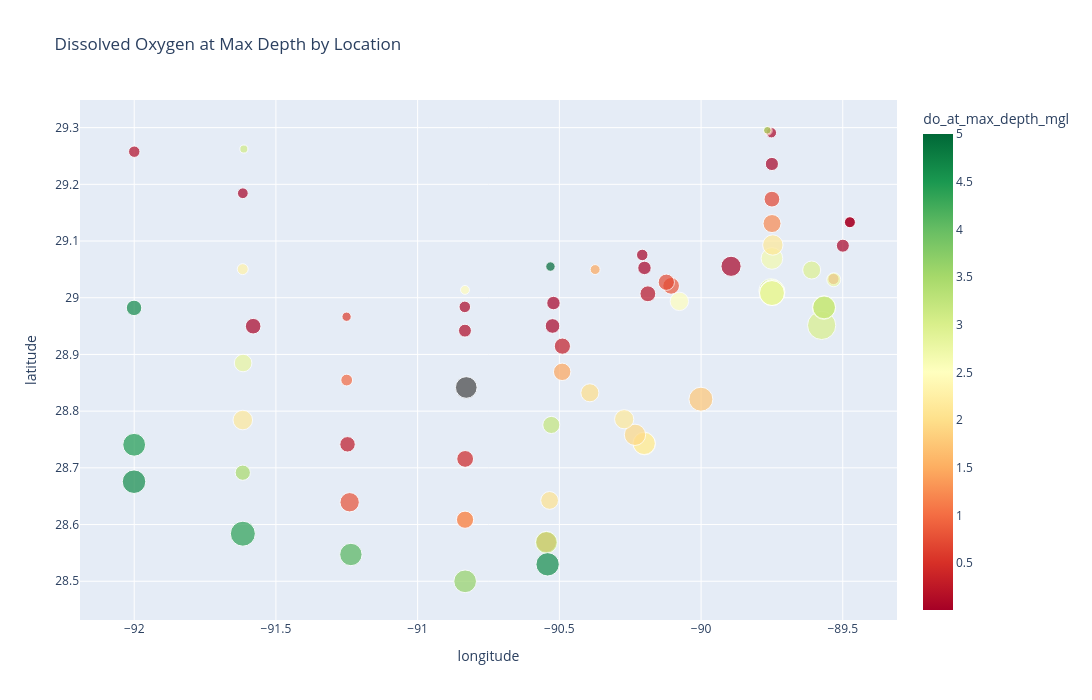

Notebook cell for this chart:
### Code cell
import plotly.express as px

fig = px.scatter(
    df,
    x="longitude",
    y="latitude",
    color="do_at_max_depth_mgl",
    size="max_depth_reached_m",
    hover_name="cast_label",
    title="Dissolved Oxygen at Max Depth by Location",
    color_continuous_scale= "RdYlGn",
    range_color=[0.01,5],
    height=700,
    width=1250
    )
fig.show()

### Figure 1 — Plotly figure (JSON) as saved in the notebook; plotly's stock layout.template omitted (floating-point values rounded to 4 significant figures)
{"data": [{"hovertemplate": "<b>%{hovertext}</b><br><br>longitude=%{x}<br>latitude=%{y}<br>max_depth_reached_m=%{marker.size}<br>do_at_max_depth_mgl=%{marker.color}<extra></extra>", "hovertext": ["SN-10 Cast ka82zm", "SN-10 Cast 6h9rx", "SN-10 Cast 1iujww", "SN-10 Cast 2zib84", "SN-10 Cast bddybg", "SN-13 Cast ol3xum", "SN-13 Cast 4um0c", "SN-13 Cast rqlx5p", "SN-13 Cast roe8cn", "SN-13 Cast 5mussd", "SN-13 Cast a75jal", "SN-10 Cast 3ehm9z", "SN-13 Cast u6empr", "SN-10 Cast 458jus", "SN-10 Cast sjma6q", "SN-13 Cast m8zusx", "SN-10 Cast 3jwwgf", "SN-13 Cast hncj9j", "SN-10 Cast bc3rny", "SN-10 Cast xjkri4", "SN-10 Cast dkfc4j", "SN-13 Cast wwjrt1", "SN-10 Cast x91h4y", "SN-10 Cast nu3bvb", "SN-10 Cast 40e8lq", "SN-13 Cast nntm4h", "SN-13 Cast obv0jv", "SN-13 Cast cl8sfz", "SN-13 Cast dez71r", "SN-13 Cast yfty2e", "SN-13 Cast 9ge1hk", "SN-13 Cast buuu43", "SN-10 Cast b4m20o", "SN-10 Cast dbemkr", "SN-10 Cast sdnsnn", "SN-10 Cast uqt6e4", "SN-10 Cast rznlvt", "SN-10 Cast 1zlv68", "SN-10 Cast qughix", "SN-13 Cast n35i1c", "SN-10 Cast 49990s", "SN-10 Cast ctipp8", "SN-13 Cast 42dszb", "SN-10 Cast hfrz4y", "SN-13 Cast qtte1u", "SN-10 Cast 8kaxd3", "SN-13 Cast ubxzyl", "SN-13 Cast 95mund", "SN-13 Cast rh8875", "SN-10 Cast woh4ts", "SN-13 Cast t4mesb", "SN-13 Cast tykxdo", "SN-13 Cast julvnq", "SN-13 Cast r0arr0", "SN-13 Cast ynum1w", "SN-13 Cast qo97yu", "SN-13 Cast f2stuf", "SN-10 Cast uegat5", "SN-10 Cast szsihg", "SN-10 Cast 3d63yp", "SN-10 Cast 25ign6", "SN-10 Cast phnptu", "SN-13 Cast spibrf", "SN-10 Cast jye272", "SN-10 Cast fl8j10", "SN-13 Cast yxiqa4", "SN-10 Cast yxpqsq", "SN-10 Cast qqb9fd", "SN-13 Cast vwihyt", "SN-10 Cast 8w858a", "SN-13 Cast huy56l", "SN-10 Cast 5czfc4", "SN-13 Cast 8n0sun", "SN-13 Cast wjmrn5"], "legendgroup": "", "marker": {"color": [3.08, 3.05, 2.52, 2.94, 2.86, 0.04, 0.04, 0.03, 0.81, 2.75, 2.97, 2.78, 3, 2.8, 2.67, 3, 2.13, 3.21, 1.22, 0.68, 0.01, 2.95, 0.05, 1.13, 3.59, 0.02, 2.51, 0.83, 0.71, 0.19, 0.02, 0.02, 1.76, 2.28, 2.18, 1.94, 2.14, 2, 3.22, 1.47, 2.05, 1.24, 5.12, 3.25, 0.02, 4.63, 0.04, 0.29, 1.44, 3.64, 2.22, 1.08, 0.41, null, 0.1, 0.06, 2.48, 4.11, 0.78, 0.26, 0.97, 0.6, 0.11, 3.09, 0.02, 4.67, 2.29, 0.03, 4.48, 2.81, 4.65, 2.15, 3.48, 4.39], "coloraxis": "coloraxis", "size": [39.16, 38.44, 40.15, 40.15, 40.51, 8.172, 7.653, 10.85, 8.096, 12.72, 33.45, 39.88, 51.42, 40.0, 30.29, 33.58, 26.75, 33.45, 20.89, 16.01, 11.15, 20.85, 6.849, 4.483, 3.756, 26.2, 21.93, 17.94, 17.03, 16.13, 11.65, 8.531, 36.94, 30.86, 32.11, 29.29, 23.8, 21.07, 18.89, 6.38, 20.38, 27.55, 5.749, 31.17, 11.68, 35.07, 13.86, 16.93, 19.54, 33.07, 17.13, 19.23, 18.13, 30.18, 10.69, 8.589, 5.191, 32.26, 24.08, 15.42, 8.948, 5.533, 8.423, 4.161, 7.444, 15.43, 7.767, 15.69, 33.45, 19.87, 35.7, 24.7, 14.93, 40.15], "sizemode": "area", "sizeref": 0.1286, "symbol": "circle"}, "mode": "markers", "name": "", "orientation": "v", "showlegend": false, "type": "scatter", "x": [-89.75, -89.75, -89.75, -89.75, -89.75, -89.48, -89.47, -89.5, -89.53, -89.53, -89.57, -89.75, -89.57, -89.75, -89.75, -89.57, -89.75, -89.57, -89.75, -89.75, -89.75, -89.61, -89.75, -89.76, -89.77, -89.89, -90.08, -90.11, -90.12, -90.19, -90.2, -90.21, -90.0, -90.2, -90.2, -90.23, -90.27, -90.39, -90.53, -90.37, -90.53, -90.55, -90.53, -90.55, -90.52, -90.54, -90.52, -90.49, -90.49, -90.83, -90.83, -90.83, -90.83, -90.83, -90.83, -90.83, -90.83, -91.24, -91.24, -91.25, -91.25, -91.25, -92.0, -91.61, -91.62, -92.0, -91.62, -91.58, -92.0, -91.62, -92.0, -91.62, -91.62, -91.62], "xaxis": "x", "y": [29.01, 29.01, 29.01, 29.01, 29.01, 29.13, 29.13, 29.09, 29.03, 29.03, 28.98, 29.01, 28.95, 29.01, 29.07, 28.98, 29.09, 28.98, 29.13, 29.17, 29.24, 29.05, 29.29, 29.29, 29.3, 29.06, 28.99, 29.02, 29.03, 29.01, 29.05, 29.08, 28.82, 28.74, 28.74, 28.76, 28.79, 28.83, 28.78, 29.05, 28.64, 28.57, 29.06, 28.57, 28.99, 28.53, 28.95, 28.91, 28.87, 28.5, 28.61, 28.61, 28.72, 28.84, 28.94, 28.98, 29.01, 28.55, 28.64, 28.74, 28.85, 28.97, 29.26, 29.26, 29.18, 28.98, 29.05, 28.95, 28.74, 28.88, 28.68, 28.78, 28.69, 28.58], "yaxis": "y"}], "layout": {"coloraxis": {"cmax": 5, "cmin": 0.01, "colorbar": {"title": {"text": "do_at_max_depth_mgl"}}, "colorscale": [[0, "rgb(165,0,38)"], [0.1, "rgb(215,48,39)"], [0.2, "rgb(244,109,67)"], [0.3, "rgb(253,174,97)"], [0.4, "rgb(254,224,139)"], [0.5, "rgb(255,255,191)"], [0.6, "rgb(217,239,139)"], [0.7, "rgb(166,217,106)"], [0.8, "rgb(102,189,99)"], [0.9, "rgb(26,152,80)"], [1, "rgb(0,104,55)"]]}, "height": 700, "legend": {"itemsizing": "constant", "tracegroupgap": 0}, "title": {"text": "Dissolved Oxygen at Max Depth by Location"}, "width": 1250, "xaxis": {"anchor": "y", "domain": [0, 1], "title": {"text": "longitude"}}, "yaxis": {"anchor": "x", "domain": [0, 1], "title": {"text": "latitude"}}}}
